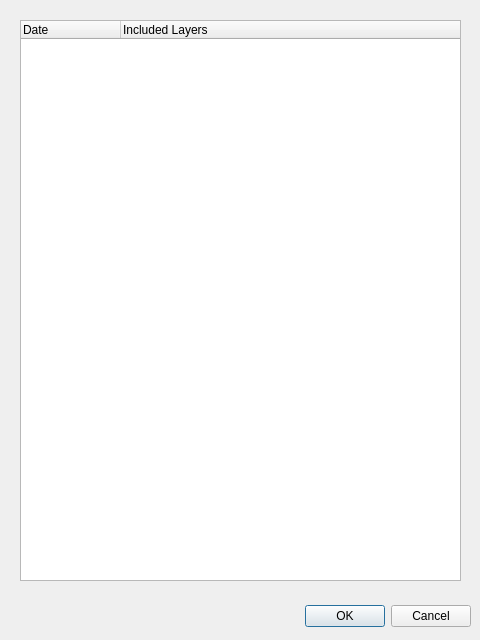
<?xml version="1.0" encoding="UTF-8"?>
<ui version="4.0">
 <class>dlgHistory</class>
 <widget class="QDialog" name="dlgHistory">
  <property name="geometry">
   <rect>
    <x>0</x>
    <y>0</y>
    <width>480</width>
    <height>640</height>
   </rect>
  </property>
  <property name="windowTitle">
   <string>Implicit Layer Profile History</string>
  </property>
  <widget class="QDialogButtonBox" name="buttonBox">
   <property name="geometry">
    <rect>
     <x>10</x>
     <y>600</y>
     <width>461</width>
     <height>32</height>
    </rect>
   </property>
   <property name="orientation">
    <enum>Qt::Horizontal</enum>
   </property>
   <property name="standardButtons">
    <set>QDialogButtonBox::Cancel|QDialogButtonBox::Ok</set>
   </property>
  </widget>
  <widget class="QTreeWidget" name="treeWidget">
   <property name="geometry">
    <rect>
     <x>20</x>
     <y>20</y>
     <width>441</width>
     <height>561</height>
    </rect>
   </property>
   <column>
    <property name="text">
     <string>Date</string>
    </property>
   </column>
   <column>
    <property name="text">
     <string>Included Layers</string>
    </property>
   </column>
  </widget>
 </widget>
 <resources/>
 <connections>
  <connection>
   <sender>buttonBox</sender>
   <signal>accepted()</signal>
   <receiver>dlgHistory</receiver>
   <slot>accept()</slot>
   <hints>
    <hint type="sourcelabel">
     <x>248</x>
     <y>254</y>
    </hint>
    <hint type="destinationlabel">
     <x>157</x>
     <y>274</y>
    </hint>
   </hints>
  </connection>
  <connection>
   <sender>buttonBox</sender>
   <signal>rejected()</signal>
   <receiver>dlgHistory</receiver>
   <slot>reject()</slot>
   <hints>
    <hint type="sourcelabel">
     <x>316</x>
     <y>260</y>
    </hint>
    <hint type="destinationlabel">
     <x>286</x>
     <y>274</y>
    </hint>
   </hints>
  </connection>
 </connections>
</ui>
